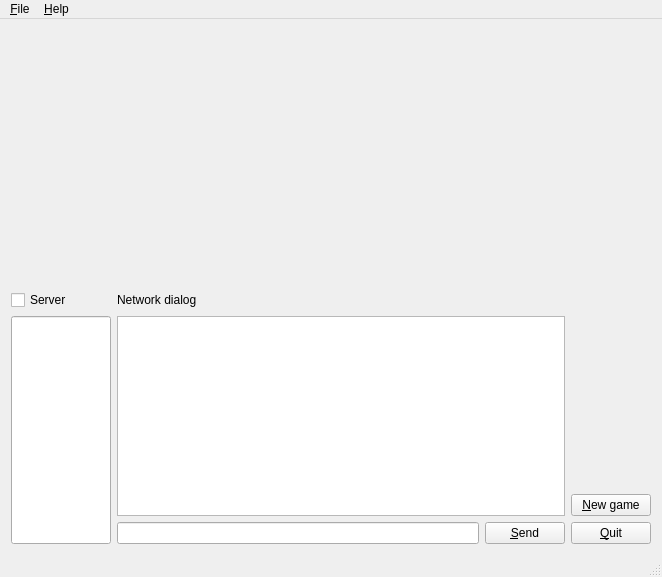
<?xml version="1.0" encoding="UTF-8"?>
<ui version="4.0">
 <class>MainWindow</class>
 <widget class="QMainWindow" name="MainWindow">
  <property name="geometry">
   <rect>
    <x>0</x>
    <y>0</y>
    <width>662</width>
    <height>577</height>
   </rect>
  </property>
  <property name="windowTitle">
   <string>Game</string>
  </property>
  <property name="windowIcon">
   <iconset resource="mesRessources.qrc">
    <normaloff>:/images/bleu</normaloff>:/images/bleu</iconset>
  </property>
  <widget class="QWidget" name="centralWidget">
   <layout class="QVBoxLayout" name="verticalLayout">
    <item>
     <widget class="QStackedWidget" name="stackedWidget">
      <property name="styleSheet">
       <string notr="true">QLabel{
	qproperty-alignment:AlignCenter;
}</string>
      </property>
      <property name="currentIndex">
       <number>0</number>
      </property>
      <widget class="QWidget" name="page">
       <layout class="QVBoxLayout" name="verticalLayout_2">
        <item>
         <layout class="QGridLayout" name="gridLayoutJeu"/>
        </item>
       </layout>
      </widget>
      <widget class="QWidget" name="page_2"/>
     </widget>
    </item>
    <item>
     <layout class="QHBoxLayout" name="horizontalLayoutJoueurs">
      <property name="spacing">
       <number>6</number>
      </property>
      <property name="sizeConstraint">
       <enum>QLayout::SetMaximumSize</enum>
      </property>
     </layout>
    </item>
    <item>
     <layout class="QGridLayout" name="gridLayout">
      <item row="0" column="1">
       <widget class="QLabel" name="label">
        <property name="text">
         <string>Network dialog</string>
        </property>
       </widget>
      </item>
      <item row="1" column="3" alignment="Qt::AlignBottom">
       <widget class="QPushButton" name="pushButtonNouvellePartie">
        <property name="text">
         <string>&amp;New game</string>
        </property>
       </widget>
      </item>
      <item row="2" column="1">
       <widget class="QLineEdit" name="lineEdit"/>
      </item>
      <item row="1" column="0" rowspan="2">
       <widget class="QProgressBar" name="progressBarTour">
        <property name="minimumSize">
         <size>
          <width>100</width>
          <height>0</height>
         </size>
        </property>
        <property name="whatsThis">
         <string/>
        </property>
        <property name="styleSheet">
         <string notr="true"/>
        </property>
        <property name="minimum">
         <number>0</number>
        </property>
        <property name="maximum">
         <number>99</number>
        </property>
        <property name="value">
         <number>0</number>
        </property>
        <property name="textVisible">
         <bool>true</bool>
        </property>
        <property name="orientation">
         <enum>Qt::Vertical</enum>
        </property>
        <property name="invertedAppearance">
         <bool>true</bool>
        </property>
        <property name="textDirection">
         <enum>QProgressBar::TopToBottom</enum>
        </property>
       </widget>
      </item>
      <item row="0" column="0">
       <widget class="QCheckBox" name="checkBoxServeur">
        <property name="text">
         <string>Server</string>
        </property>
        <property name="checked">
         <bool>false</bool>
        </property>
        <property name="tristate">
         <bool>false</bool>
        </property>
       </widget>
      </item>
      <item row="2" column="3">
       <widget class="QPushButton" name="pushButtonQuitter">
        <property name="text">
         <string>&amp;Quit</string>
        </property>
        <property name="icon">
         <iconset>
          <normalon>:/images/images/gtk-quit.png</normalon>
         </iconset>
        </property>
       </widget>
      </item>
      <item row="2" column="2">
       <widget class="QPushButton" name="pushButtonEnvoyer">
        <property name="text">
         <string>&amp;Send</string>
        </property>
       </widget>
      </item>
      <item row="1" column="1" colspan="2">
       <widget class="QListWidget" name="listWidget"/>
      </item>
     </layout>
    </item>
   </layout>
  </widget>
  <widget class="QMenuBar" name="menuBar">
   <property name="geometry">
    <rect>
     <x>0</x>
     <y>0</y>
     <width>662</width>
     <height>19</height>
    </rect>
   </property>
   <widget class="QMenu" name="menu_Fichier">
    <property name="title">
     <string>&amp;File</string>
    </property>
    <addaction name="action_Connection_r_seau"/>
    <addaction name="separator"/>
    <addaction name="action_Quitter"/>
   </widget>
   <widget class="QMenu" name="menu_Aide">
    <property name="title">
     <string>&amp;Help</string>
    </property>
    <addaction name="action_R_gles_du_jeu"/>
   </widget>
   <addaction name="menu_Fichier"/>
   <addaction name="menu_Aide"/>
  </widget>
  <widget class="QStatusBar" name="statusBar"/>
  <action name="action_Connection_r_seau">
   <property name="text">
    <string>Network &amp;connexion</string>
   </property>
  </action>
  <action name="action_Quitter">
   <property name="text">
    <string>&amp;Quit</string>
   </property>
  </action>
  <action name="action_R_gles_du_jeu">
   <property name="text">
    <string>Game &amp;rules</string>
   </property>
  </action>
 </widget>
 <layoutdefault spacing="6" margin="11"/>
 <resources>
  <include location="mesRessources.qrc"/>
 </resources>
 <connections/>
</ui>
